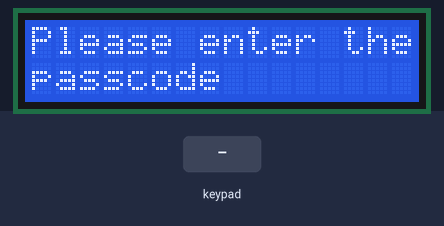
This sketch was run on a simulated Arduino Uno, built with avr-gcc and run on an emulated ATmega328P. Parts: 16×2 character LCD. Inputs (shaded band) come from the test bench.

Above: at 1.2 s.
1.3 s: keypad keys 1 1 1 0 9 8 # pressed 0.4 s apart
At 5.1 s:
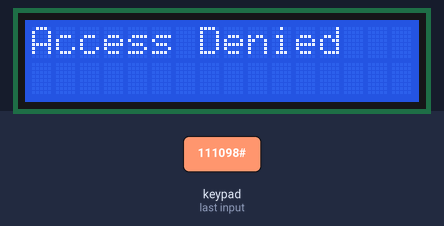
5.6 s: key '2' pressed
8.6 s: keypad keys 1 1 1 0 9 8 pressed 0.4 s apart
At 12.2 s:
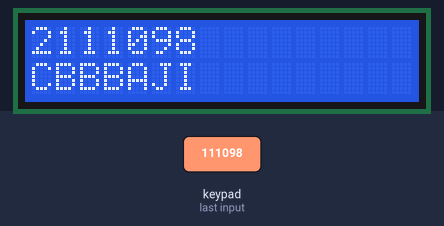
12.5 s: keypad keys 1 1 1 0 9 8 * pressed 0.4 s apart
At 16.4 s:
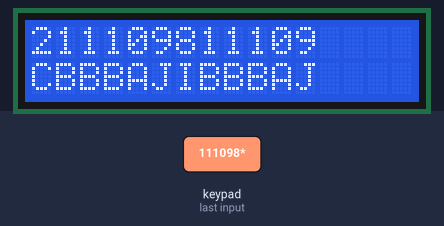
16.8 s: key '1' pressed
At 17.6 s:
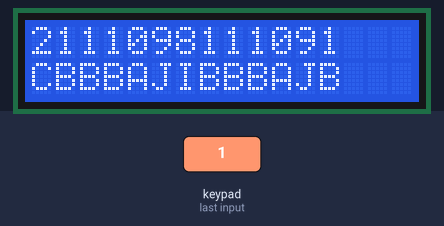
18.3 s: key '3' pressed
At 19.3 s:
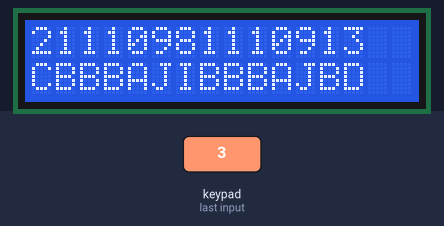
Timing chart, 0 to 20.9 s (numbered marks = the images above; inputs shaded):
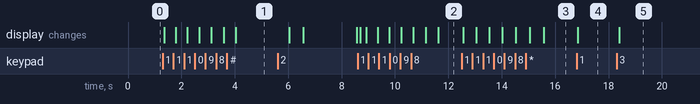

The sketch:

keypad.ino
```cpp
#include "Keypad.h"
#include "Wire.h"
#include "LiquidCrystal_I2C.h"

LiquidCrystal_I2C lcd(0x27, 16, 2);

const byte rowCount = 4;
const byte colCount = 3;
const byte rowPins[rowCount] = { 11, 10, 9, 8 };
const byte colPins[colCount] = { 7, 6, 5 };
const char keys4x3[rowCount][colCount] = {
  { '1', '2', '3' },
  { '4', '5', '6' },
  { '7', '8', '9' },
  { '*', '0', '#' }
};

Keypad keypad = Keypad(makeKeymap(keys4x3), rowPins, colPins, rowCount, colCount);

const int maxPwdLen = 16;
const String password = "5024";
String input;
String inputword;
char keypressed;
boolean success = false;


void setup() {
  Serial.begin(9600);
  input.reserve(maxPwdLen);
  inputword.reserve(maxPwdLen);
  lcd.init();
  lcd.backlight();
  lcd.setCursor(0, 0);
  lcd.print("Please enter the");
  lcd.setCursor(0, 1);
  lcd.print("passcode");
}


void loop() {
  readKeypad();
  if (!success) {
    if (input.length() > 0) {
      lcd.clear();
    } else {
      lcd.setCursor(0, 0);
      lcd.print("Please enter the");
      lcd.setCursor(0, 1);
      lcd.print("passcode");
    }
  }
  if (keypressed == '#') {
    if (input == password) {
      lcd.setCursor(0, 0);
      lcd.print("Access Granted");
      success = true;
      input = "";
      inputword = "";
      delay(1000);
      lcd.clear();
      delay(1000);
      lcd.print("You have escaped");
    } else {
      lcd.setCursor(0, 0);
      lcd.print("Access Denied");
      input = "";
      inputword = "";
      delay(2000);

      lcd.clear();
      delay(500);
      lcd.print("Please Try Again");
      delay(2000);
      lcd.clear();
    }
  }
  if (keypressed == '*') {
    if (input.length() > 0) {
      int lastIndex = input.length() - 1;
      input.remove(lastIndex);
      int lastIndexWord = inputword.length() - 1;
      inputword.remove(lastIndexWord);

      lcd.clear();
      lcd.print(input);
      lcd.setCursor(0, 1);
      lcd.print(inputword);
    }
  }
  lcd.setCursor(0, 0);
  lcd.print(input);
  lcd.setCursor(0, 1);
  lcd.print(inputword);
  delay(100);
}

void readKeypad() {
  keypressed = keypad.getKey();
  if (keypressed != '#' && keypressed != '*' && (input.length() < maxPwdLen || inputword.length() < maxPwdLen)) {
    String key = String(keypressed);
    input += key;

    if (keypressed){
      int asciiValue = (keypressed - '0') + 65;
      char asciiLetter = char(asciiValue);
      inputword += asciiLetter;
    }
  }
}
```

Measured:
- after the input at 1.3 s, the display: first changes after 0.06 s (image 1 shows a later state)
- after the input at 8.6 s, the display: first differs from a run without the input after 0.76 s (image 2 shows a later state)
- after the input at 12.5 s, the display: first changes after 0.06 s (image 3 shows a later state)
- after the input at 16.8 s, the display: changes after 0.05 s (image 4)
- after the input at 18.3 s, the display: changes after 0.10 s (image 5)
